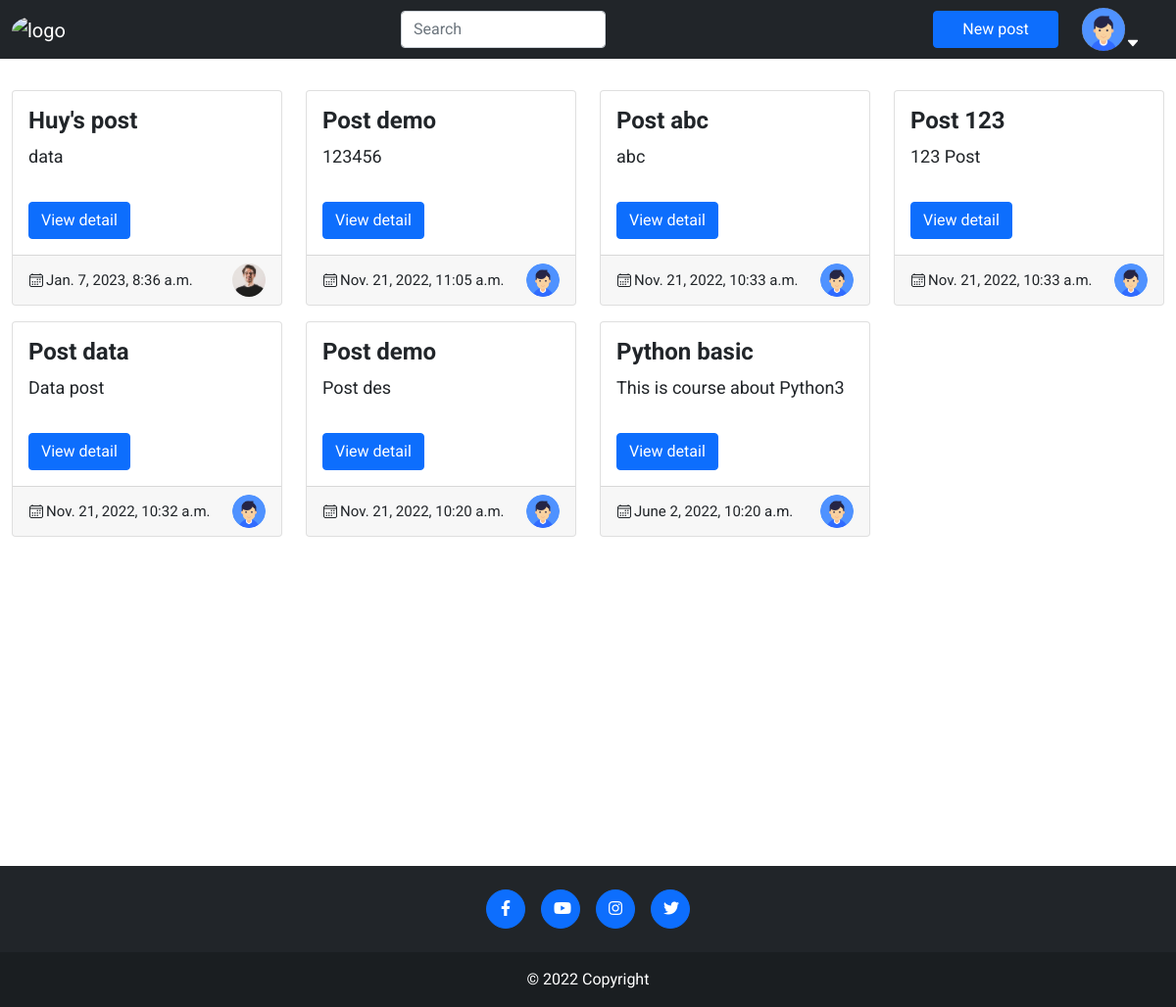
The page /polls/ (signed in) on the database its author committed.
### accounts/models.py (models this page shows, shortened)
class Profile(models.Model):
    user = models.OneToOneField(User, on_delete=models.CASCADE)
    avatar = models.ImageField(
        default='default.jpg', upload_to='profile_images')
    bio = models.TextField()

### polls/models.py (models this page shows)
class Post(models.Model):
    post_created = models.DateTimeField(default=datetime.now, blank=True)
    post_modified = models.DateTimeField(default=datetime.now, blank=True)
    post_content = models.CharField(max_length=2000)
    post_comment_count = models.IntegerField(default=0)
    post_title = models.CharField(max_length=200)
    post_isdeleted = models.BooleanField(default=False)
    author = models.ForeignKey(User, on_delete=models.CASCADE)

### polls/views.py (the view)
# urls.py: path('', views.IndexView.as_view(), name='index'),
class IndexView(LoginRequiredMixin, generic.ListView):
    paginate_by = 24
    login_url = '/accounts/login/'
    template_name = 'polls/index.html'
    context_object_name = 'posts'
    def get_queryset(self):
        return Post.objects.filter(post_isdeleted=False).all().order_by('-post_created')

### polls/templates/polls/index.html (shortened to what this page needs)
{% extends "polls/base.html" %}
{% block content %}
<div class="container-fluid mt-4">
  {% if posts %}
  <div class="row">
    {% for post in posts %}
    <div class="col-xl-3 col-md-6 my-2">
      <div class="card" style="height: 220px">
        <div class="card-body">
          <h4
            class="card-title"
            style="
              font-weight:700;
              overflow: hidden;
              text-overflow: ellipsis;
              display: -webkit-box;
              -webkit-line-clamp: 1;
              line-clamp: 1;
              -webkit-box-orient: vertical;
            "
          >
            {{post.post_title}}
          </h4>
          <div style="height: 60px">
            <p
              class="card-text"
              style="
                overflow: hidden;
                text-overflow: ellipsis;
                display: -webkit-box;
                -webkit-line-clamp: 2;
                line-clamp: 2;
                -webkit-box-orient: vertical;
                font-size: 18px;
              "
            >
              {{post.post_content}}
            </p>
          </div>
          <a href="{% url 'polls:detail' post.id %}" class="btn btn-primary"
            >View detail</a
          >
        </div>
        <div
          class="card-footer d-flex justify-content-between"
          style="height: max-content"
        >
          <div class="d-flex align-items-center">
            <ion-icon name="calendar-outline"></ion-icon>
            <span style="font-size:15px; margin-left:2px;">{{post.post_created}}</span>
          </div>
          <div class="d-flex align-items-center">
            <img src="{{post.author.profile.avatar.url}}" alt="user-avatar" class="rounded-circle" style="width:34px; height:34px; object-fit:cover" />
          </div>
        </div>
      </div>
    </div>
    {% endfor %}
  </div>
  {% endif %}
</div>
{% endblock content %}

### polls/templates/polls/base.html (shortened to what this page needs)
<!DOCTYPE html>
<html lang="en">
  <head>
    <link
      href="https://cdn.jsdelivr.net/npm/bootstrap@5.0.2/dist/css/bootstrap.min.css"
      rel="stylesheet"
    />
    <link
      href="https://cdn.jsdelivr.net/npm/bootstrap@5.1.3/dist/css/bootstrap.min.css"
      rel="stylesheet"
    />
    <link
      rel="stylesheet"
      href="https://use.fontawesome.com/releases/v5.8.2/css/all.css"
    />
  </head>
  <body>
    <header>
      <nav class="navbar avbar-expand-lg navbar-dark bg-dark">
        <div
          class="container-fluid d-flex justify-content-between align-items-center"
        >
          <a href="/" class="navbar-brand">
            <img
              src="https://i.pinimg.com/originals/32/c4/32/32c4323e2732b268159662781ddceac7.png"
              alt="logo"
              style="
                width: 52px;
                height: 52px;
                object-fit: cover;
                border-radius: 50%;
              "
            />
          </a>
          <form class="flex-1" action="{% url 'polls:search' %}" method="get">
            <input
              class="form-control flex"
              type="text"
              placeholder="Search"
              aria-label="Search"
              name="content"
              value="{{ request.GET.content }}"
              required
            />
          </form>
          <div class="d-flex align-items-center">
            {% if user.is_authenticated %}
            <button
              type="button"
              class="btn btn-primary mx-2"
              data-bs-toggle="modal"
              data-bs-target="#exampleModal"
              style="width: 8rem"
            >
              New post
            </button>
            <div
              class="bg-dark d-flex justify-content-center align-items-center position-relative me-4 ms-3"
              style="cursor: pointer"
            >
              <div
                class="d-flex align-items-end"
                data-bs-toggle="dropdown"
                aria-expanded="false"
              >
                <img
                  style="width: 44px; height: 44px; object-fit: cover"
                  class="rounded-circle account-img"
                  src="{{ user.profile.avatar.url }}"
                />
                <ion-icon
                  name="caret-down-outline"
                  class="text-white"
                ></ion-icon>
              </div>
            </div>
            {% endif %}
          </div>
        </div>
      </nav>
    </header>
    <div style="min-height: 100vh" class="position-relative">
      {% block content %}{% endblock content %}
    </div>
    <footer class="text-center text-lg-start bg-dark">
      <div class="container d-flex justify-content-center py-4">
        <button
          type="button"
          class="btn btn-primary rounded-circle mx-2"
          style="width: 40px; height: 40px; object-fit: cover"
        >
          <i class="fab fa-facebook-f"></i>
        </button>
        <button
          type="button"
          class="btn btn-primary rounded-circle mx-2"
          style="width: 40px; height: 40px; object-fit: cover"
        >
          <i class="fab fa-youtube"></i>
        </button>
        <button
          type="button"
          class="btn btn-primary rounded-circle mx-2"
          style="width: 40px; height: 40px; object-fit: cover"
        >
          <i class="fab fa-instagram"></i>
        </button>
        <button
          type="button"
          class="btn btn-primary rounded-circle mx-2"
          style="width: 40px; height: 40px; object-fit: cover"
        >
          <i class="fab fa-twitter"></i>
        </button>
      </div>
      <div
        class="text-center text-white p-3"
        style="background-color: rgba(0, 0, 0, 0.2)"
      >
        © 2022 Copyright
      </div>
    </footer>
  </body>
</html>

### polls/templates/polls/base.html (style rules this page uses)
body { font-family: "Roboto", "san-serif"; }

### rows shown on the page
Post: post_title "Huy's post", post_content "data", post_created "Jan. 7, 2023, 8:36 a.m.", author.profile.avatar (picture)
Post: post_title "Post demo", post_content "123456", post_created "Nov. 21, 2022, 11:05 a.m.", author.profile.avatar (placeholder picture)
Post: post_title "Post abc", post_content "abc", post_created "Nov. 21, 2022, 10:33 a.m.", author.profile.avatar (placeholder picture)
Post: post_title "Post 123", post_content "123 Post", post_created "Nov. 21, 2022, 10:33 a.m.", author.profile.avatar (placeholder picture)
Post: post_title "Post data", post_content "Data post", post_created "Nov. 21, 2022, 10:32 a.m.", author.profile.avatar (placeholder picture)
Post: post_title "Post demo", post_content "Post des", post_created "Nov. 21, 2022, 10:20 a.m.", author.profile.avatar (placeholder picture)
Post: post_title "Python basic", post_content "This is course about Python3", post_created "June 2, 2022, 10:20 a.m.", author.profile.avatar (placeholder picture)
